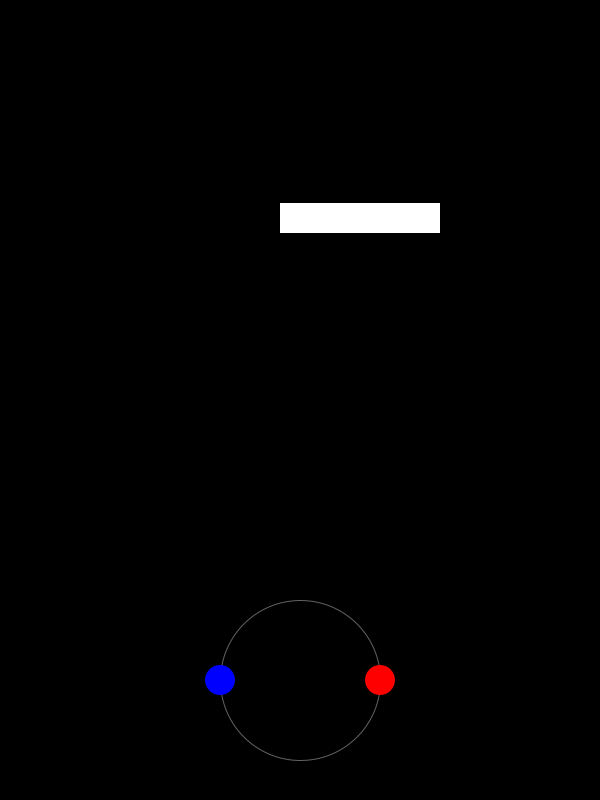
Frame 1 (no input)
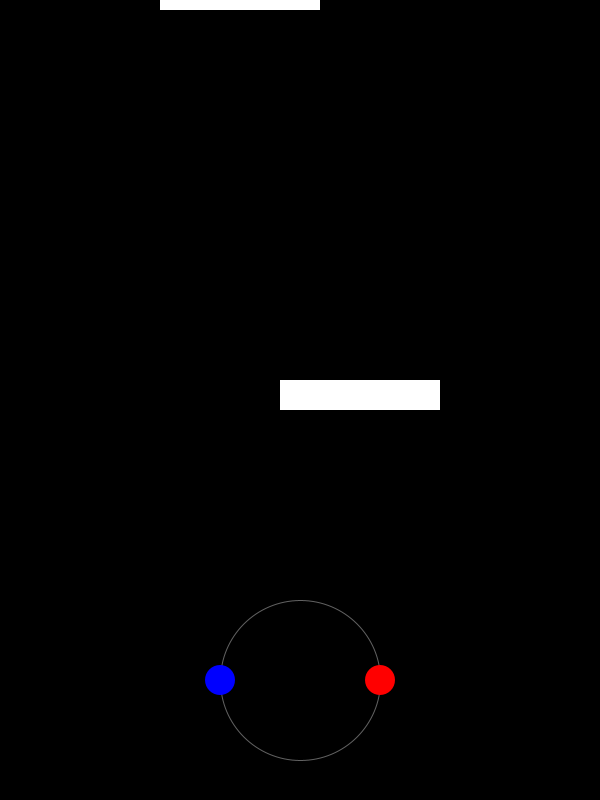
Frame 60 (the mouse pressed at the canvas centre just before this capture)
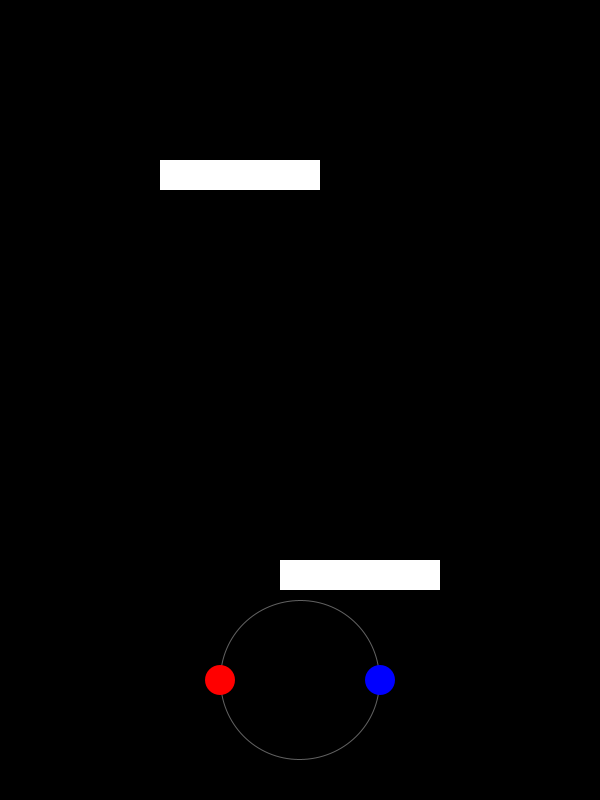
Frame 120 (the mouse held since frame 60 and released just before this capture)

The Processing sketch that drew these frames (run headless with seeded random() and noise(); from frame 60 on, the mouse is pressed at the canvas centre):

// Processing sketch: Duet
// ── Duet.pde
float angle=0;
float step=3;
int direction=1;
boolean userControl=false;
int radius = 80;
float childRadius=15;
int fixedWidth=radius*3+radius/2;
WhiteBlankFactory factory=new WhiteBlankFactory();

ArrayList<WhiteBlank> blanks=new ArrayList<WhiteBlank>();

void setup()
{
  size(600, 800);
  frameRate(120);
  blanks.add(factory.newLeftFlat(-600));
  blanks.add(factory.newLeftFlat(-400));
  blanks.add(factory.newLeftFlat(-200));
  blanks.add(factory.newRightFlat(200));
  //blanks.add(factory.newLeftRect(200));
//  blanks.add(factory.newRightRect(400));
  //noLoop();
}

void keyPressed()
{
  if(keyCode == LEFT || key == 'a'){
      direction=-1;
      userControl=true;
  }else if(keyCode == RIGHT || key == 'd'){
      direction=1;
      userControl=true;
  }
}

void keyReleased()
{
  userControl=false;
}

void mousePressed()
{
  if(mouseX<width/2){
    direction=-1;
    userControl=true;
  }else{
    direction=1;
    userControl=true;  
  }
}

void mouseReleased()
{
  userControl=false;
}

void draw()
{
  background(0);

  for(int i=0;i<blanks.size();i++){
    blanks.get(i).step();
    blanks.get(i).display();
  }

  pushMatrix();
  stroke(250, 100);
  translate(width/2, height-radius-40);
  if(userControl){
    angle=(angle+step*direction)%360;  
  }
  rotate(radians(angle));
  noFill();
  ellipse(0, 0, radius*2, radius*2);

  noStroke();
  fill(0, 0, 255);
  ellipse(-radius, 0, childRadius*2, childRadius*2);
  fill(255, 0, 0);
  ellipse(radius, 0, childRadius*2, childRadius*2);

  popMatrix();

}


// ── WhileBlank.pde
class WhiteBlankFactory
{
  public WhiteBlank newLeftFlat(int y)
  {
    return new WhiteBlank(0,y,radius*2,30);
  }
  
  public WhiteBlank newRightFlat(int y)
  {
     return new WhiteBlank(fixedWidth-radius*2,y,radius*2,30);
  }
  
  public WhiteBlank newLeftRect(int y)
  {
    return new WhiteBlank((int)(fixedWidth/2-radius-childRadius),y,100,100);
  }
  
  public WhiteBlank newRightRect(int y)
  {
    return new WhiteBlank((int)(radius*2+childRadius-50),y,100,100);
  }
}

class WhiteBlank
{
   int x;
   int y;
   int w;
   int h;
   
   public WhiteBlank(int x,int y,int w,int h)
   {
     this.x=x;
     this.y=y;
     this.w=w;
     this.h=h;
   }
   
   public void step()
   {
       y+=3;
       if(y>height) y=0;
   }
   
   public void display()
   {
     pushMatrix();
     noStroke();
     fill(255);
     translate(map(x,0,fixedWidth,width/2-fixedWidth/2,width/2+fixedWidth/2),y);
     rect(0,0,w,h);
     popMatrix();
   }
}
